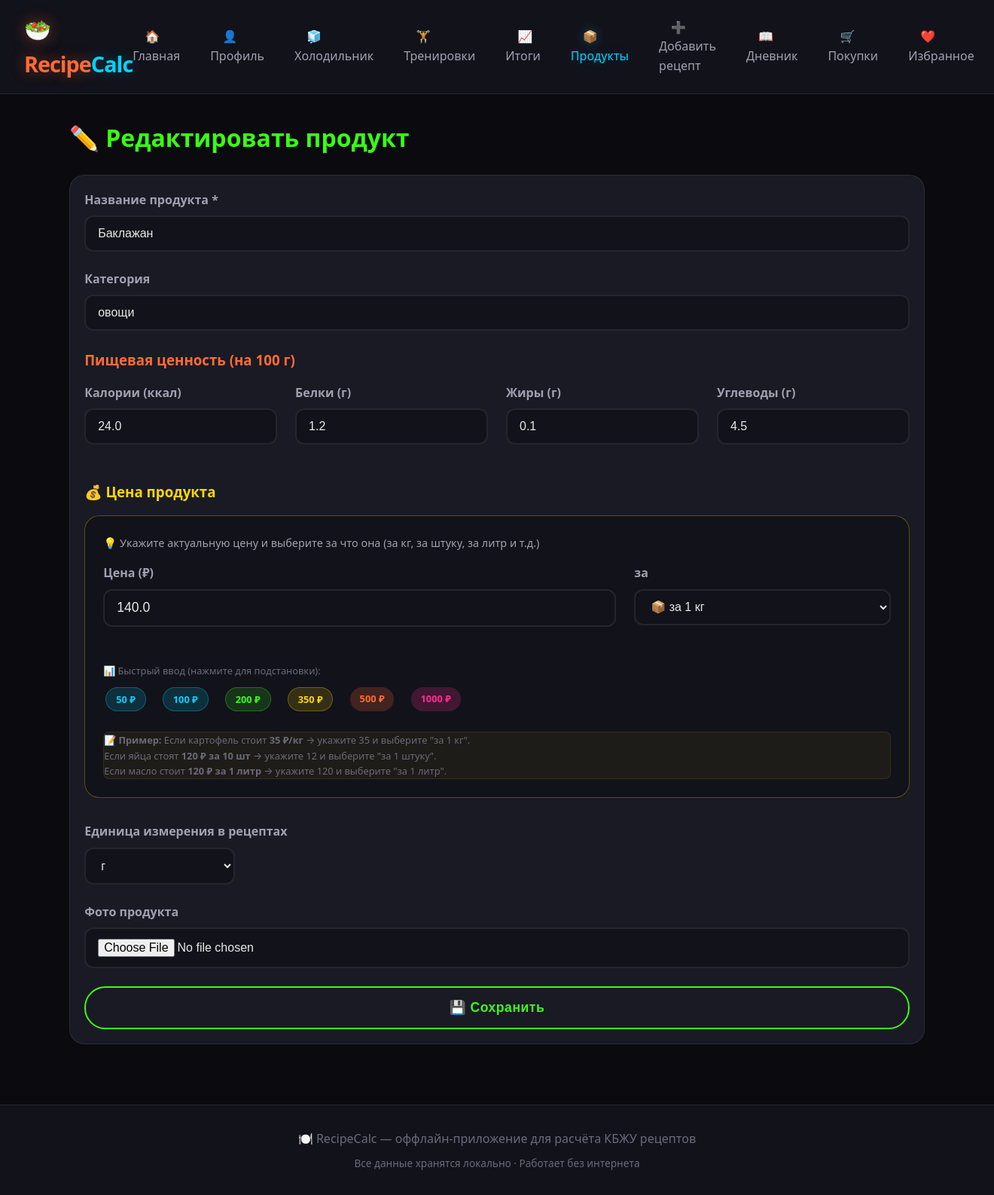
Screenshot of /products/11/edit with the database file from the repository.
### models.py (models this page shows, shortened)
class Product(db.Model):
    id = db.Column(db.Integer, primary_key=True)
    name = db.Column(db.String(200), nullable=False, unique=True)
    calories = db.Column(db.Float, default=0.0)
    proteins = db.Column(db.Float, default=0.0)
    fats = db.Column(db.Float, default=0.0)
    carbs = db.Column(db.Float, default=0.0)
    category = db.Column(db.String(100), default='')
    image = db.Column(db.String(300), default='')
    default_unit = db.Column(db.String(20), default='г')
    price = db.Column(db.Float, default=0.0)           # Цена
    price_unit = db.Column(db.String(20), default='кг') # ← НОВОЕ: за что цена (кг, шт, л, 100г)
    created_at = db.Column(db.DateTime, default=datetime.utcnow)

### routes/products.py (the view, shortened to what this page needs)
@products_bp.route('/<int:product_id>/edit', methods=['GET', 'POST'])
def edit_product(product_id):
    product = Product.query.get_or_404(product_id)
    return render_template('product_form.html', product=product, is_edit=True)

### templates/product_form.html (shortened to what this page needs)
{% extends "base.html" %}
{% block content %}
<h1 style="color: var(--neon-green);">
    {% if is_edit %}✏️ Редактировать продукт{% else %}➕ Новый продукт{% endif %}
</h1>
<div class="card mt-3">
    <div class="card-body">
        <form method="POST" enctype="multipart/form-data">
            <div class="form-group">
                <label class="form-label">Название продукта *</label>
                <input type="text" name="name" class="form-control"
                       value="{{ product.name if product else '' }}" required>
            </div>
            <div class="form-group">
                <label class="form-label">Категория</label>
                <input type="text" name="category" class="form-control"
                       value="{{ product.category if product else '' }}"
                       placeholder="мясо, овощи, крупы, молочные...">
            </div>
            <h3 style="color: var(--neon-orange); margin: 1.5rem 0 1rem;">Пищевая ценность (на 100 г)</h3>
            <div class="d-flex gap-3 flex-wrap">
                <div class="form-group" style="flex:1; min-width:120px;">
                    <label class="form-label">Калории (ккал)</label>
                    <input type="number" name="calories" class="form-control"
                           value="{{ product.calories if product else 0 }}" step="0.1" min="0">
                </div>
                <div class="form-group" style="flex:1; min-width:120px;">
                    <label class="form-label">Белки (г)</label>
                    <input type="number" name="proteins" class="form-control"
                           value="{{ product.proteins if product else 0 }}" step="0.1" min="0">
                </div>
                <div class="form-group" style="flex:1; min-width:120px;">
                    <label class="form-label">Жиры (г)</label>
                    <input type="number" name="fats" class="form-control"
                           value="{{ product.fats if product else 0 }}" step="0.1" min="0">
                </div>
                <div class="form-group" style="flex:1; min-width:120px;">
                    <label class="form-label">Углеводы (г)</label>
                    <input type="number" name="carbs" class="form-control"
                           value="{{ product.carbs if product else 0 }}" step="0.1" min="0">
                </div>
            </div>
            <h3 style="color: #ffd700; margin: 1.5rem 0 1rem;">💰 Цена продукта</h3>
            <div class="card" style="background: var(--bg-secondary); padding: 1.5rem; border: 1px solid rgba(255, 215, 0, 0.3);">
                <p style="color: var(--text-secondary); margin-bottom: 1rem; font-size: 0.9rem;">
                    💡 Укажите актуальную цену и выберите за что она (за кг, за штуку, за литр и т.д.)
                </p>
                <div class="d-flex gap-3 align-items-end flex-wrap">
                    <div class="form-group" style="flex:2; min-width:200px;">
                        <label class="form-label">Цена (₽)</label>
                        <input type="number" name="price" class="form-control"
                               value="{{ product.price if product and product.price > 0 else '' }}"
                               step="0.01" min="0"
                               placeholder="Например: 320"
                               style="font-size:1.1rem;">
                    </div>
                    <div class="form-group" style="flex:1; min-width:150px;">
                        <label class="form-label">за</label>
                        <select name="price_unit" class="form-control" style="font-size:1rem;">
                            <option value="кг" {% if product and product.price_unit == 'кг' %}selected{% endif %}>
                                📦 за 1 кг
                            </option>
                        </select>
                    </div>
                </div>
                <div class="mt-3">
                    <p style="color: var(--text-muted); font-size: 0.8rem; margin-bottom: 0.5rem;">
                        📊 Быстрый ввод (нажмите для подстановки):
                    </p>
                    <div class="d-flex gap-2 flex-wrap">
                        <span class="badge badge-primary" onclick="setPrice(50)" style="cursor:pointer;">50 ₽</span>
                        <span class="badge badge-primary" onclick="setPrice(100)" style="cursor:pointer;">100 ₽</span>
                        <span class="badge badge-success" onclick="setPrice(200)" style="cursor:pointer;">200 ₽</span>
                        <span class="badge badge-warning" onclick="setPrice(350)" style="cursor:pointer;">350 ₽</span>
                        <span class="badge" style="background:rgba(255,107,53,0.2); color:#ff6b35; cursor:pointer;"
                              onclick="setPrice(500)">500 ₽</span>
                        <span class="badge" style="background:rgba(255,45,149,0.2); color:#ff2d95; cursor:pointer;"
                              onclick="setPrice(1000)">1000 ₽</span>
                    </div>
                </div>
                <div class="mt-3 p-3" style="background: rgba(255,215,0,0.05); border-radius: 8px; border: 1px solid rgba(255,215,0,0.1);">
                    <p style="color: var(--text-muted); font-size: 0.8rem; margin: 0;">
                        📝 <strong>Пример:</strong> Если картофель стоит <strong>35 ₽/кг</strong> → укажите 35 и выберите "за 1 кг".<br>
                        Если яйца стоят <strong>120 ₽ за 10 шт</strong> → укажите 12 и выберите "за 1 штуку".<br>
                        Если масло стоит <strong>120 ₽ за 1 литр</strong> → укажите 120 и выберите "за 1 литр".
                    </p>
                </div>
            </div>
            <div class="form-group mt-4">
                <label class="form-label">Единица измерения в рецептах</label>
                <select name="default_unit" class="form-control" style="max-width:200px;">
                    <option value="г" {% if product and product.default_unit == 'г' %}selected{% endif %}>г</option>
                </select>
            </div>
            <div class="form-group">
                <label class="form-label">Фото продукта</label>
                <input type="file" name="image" class="form-control" accept="image/*">
            </div>
            <button type="submit" class="btn btn-success btn-lg btn-block mt-3">
                {% if is_edit %}💾 Сохранить{% else %}✅ Добавить продукт{% endif %}
            </button>
        </form>
    </div>
</div>
{% endblock %}

### static/css/style.css (style rules this page uses)
:root { --bg-primary: #0a0a0f; --bg-secondary: #12121a; --bg-card: #1a1a24; --bg-card-hover: #222230; --neon-orange: #ff6b35; --neon-orange-glow: rgba(255, 107, 53, 0.4); --neon-green: #39ff14; --neon-green-glow: rgba(57, 255, 20, 0.3); --neon-blue: #00d4ff; --neon-blue-glow: rgba(0, 212, 255, 0.3); --neon-pink: #ff2d95; --neon-pink-glow: rgba(255, 45, 149, 0.3); --neon-yellow: #ffd700; --text-primary: #e8e8e8; --text-secondary: #a0a0b0; --text-muted: #6a6a7a; --border-color: rgba(255, 255, 255, 0.08); --success: #39ff14; --warning: #ffd700; --danger: #ff2d95; --radius-sm: 8px; --radius-md: 12px; --radius-lg: 20px; --radius-xl: 28px; --transition: all 0.3s cubic-bezier(0.4, 0, 0.2, 1); }
* { margin: 0; padding: 0; box-sizing: border-box; }
body { font-family: 'Segoe UI', system-ui, -apple-system, sans-serif; background: var(--bg-primary); color: var(--text-primary); line-height: 1.6; min-height: 100vh; }
.btn { display: inline-block; padding: 0.7rem 1.5rem; border: 2px solid transparent; border-radius: var(--radius-xl); font-weight: 600; text-decoration: none; cursor: pointer; transition: var(--transition); font-size: 0.95rem; letter-spacing: 0.5px; }
.btn-success { background: transparent; border-color: var(--neon-green); color: var(--neon-green); }
.btn-lg { padding: 1rem 2rem; font-size: 1.1rem; }
.btn-block { display: block; width: 100%; }
.card { position: relative; }
.card { background: var(--bg-card); border: 1px solid var(--border-color); border-radius: var(--radius-lg); overflow: hidden; transition: var(--transition); display: flex; flex-direction: column; height: 100%; }
.card-body { padding: 1.2rem; flex: 1; display: flex; flex-direction: column; }
.form-group { margin-bottom: 1.5rem; }
.form-label { display: block; font-weight: 600; margin-bottom: 0.5rem; color: var(--text-secondary); }
.form-control { width: 100%; padding: 0.8rem 1rem; background: var(--bg-secondary); border: 2px solid var(--border-color); border-radius: var(--radius-md); color: var(--text-primary); font-size: 1rem; transition: var(--transition); }
select.form-control { cursor: pointer; }
.badge { display: inline-block; padding: 0.3rem 0.8rem; border-radius: 20px; font-size: 0.8rem; font-weight: 600; margin: 0.2rem; }
.badge-primary { background: rgba(0, 212, 255, 0.15); color: var(--neon-blue); border: 1px solid rgba(0, 212, 255, 0.3); }
.badge-success { background: rgba(57, 255, 20, 0.15); color: var(--neon-green); border: 1px solid rgba(57, 255, 20, 0.3); }
.badge-warning { background: rgba(255, 215, 0, 0.15); color: var(--neon-yellow); border: 1px solid rgba(255, 215, 0, 0.3); }
.mt-3 { margin-top: 1.5rem; }
.mt-4 { margin-top: 2rem; }
.d-flex { display: flex; }
.gap-2 { gap: 1rem; }
.gap-3 { gap: 1.5rem; }
.flex-wrap { flex-wrap: wrap; }
.card { animation: fadeIn 0.5s ease-out forwards; }

### rows the page displays
Product: name "Баклажан", category "овощи", calories "24.0", proteins "1.2", fats "0.1", carbs "4.5", price "140.0", price_unit "📦 за 1 кг", default_unit "г"
